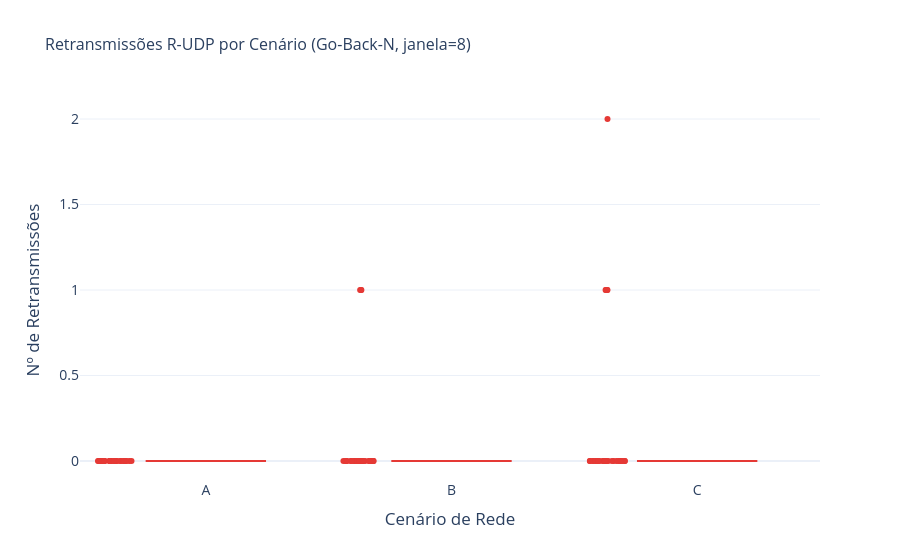

Source (notebook cell):
### Markdown cell above
## Figura 3 — Retransmissões R-UDP por Cenário

Go-Back-N com janela deslizante de 8 segmentos. O alto desvio padrão nos cenários B e C reflete a natureza estocástica da perda de pacotes: algumas rodadas passam sem retransmissão nenhuma; outras acumulam múltiplos timeouts de 0,5 s.

### Code cell
rudp = cli[cli['mode'] == 'RUDP'].copy()

fig3 = px.box(
    rudp,
    x='scenario', y='num_retransmissions',
    category_orders=SCENARIO_ORDER,
    title='Retransmissões R-UDP por Cenário (Go-Back-N, janela=8)',
    labels={
        'num_retransmissions': 'Nº de Retransmissões',
        'scenario':            'Cenário de Rede',
    },
    color_discrete_sequence=[COLORS['RUDP']],
    points='all',
)
fig3.update_layout(
    template='plotly_white',
    font=dict(size=14),
    title_font_size=16,
)
fig3.show()

### Figure 1 — Plotly figure (JSON) as saved in the notebook; plotly's stock layout.template omitted (floating-point values rounded to 4 significant figures)
{"data": [{"alignmentgroup": "True", "boxpoints": "all", "hovertemplate": "Cenário de Rede=%{x}<br>Nº de Retransmissões=%{y}<extra></extra>", "legendgroup": "", "marker": {"color": "#E53935"}, "name": "", "notched": false, "offsetgroup": "", "orientation": "v", "showlegend": false, "type": "box", "x": ["A", "B", "C", "A", "B", "C", "A", "B", "C", "A", "B", "C", "A", "B", "C", "A", "B", "C", "A", "B", "C", "A", "B", "C", "A", "B", "C", "A", "B", "C", "A", "B", "C", "A", "B", "C", "A", "B", "C", "A", "B", "C", "A", "B", "C", "A", "B", "C", "A", "B", "C", "A", "B", "C", "A", "B", "C", "A", "B", "C", "A", "B", "C", "A", "B", "C", "A", "B", "C", "A", "B", "C", "A", "B", "C", "A", "B", "C", "A", "B", "C", "A", "B", "C", "A", "B", "C", "A", "B", "C"], "x0": " ", "xaxis": "x", "y": [0, 0, 0, 0, 0, 0, 0, 0, 0, 0, 0, 2, 0, 1, 0, 0, 0, 0, 0, 0, 0, 0, 0, 0, 0, 0, 0, 0, 0, 1, 0, 0, 0, 0, 1, 0, 0, 0, 0, 0, 0, 0, 0, 0, 1, 0, 1, 1, 0, 0, 0, 0, 0, 0, 0, 0, 0, 0, 0, 0, 0, 0, 0, 0, 0, 0, 0, 0, 0, 0, 0, 0, 0, 0, 1, 0, 0, 0, 0, 0, 0, 0, 0, 0, 0, 0, 0, 0, 0, 0], "y0": " ", "yaxis": "y"}], "layout": {"boxmode": "group", "font": {"size": 14}, "legend": {"tracegroupgap": 0}, "title": {"font": {"size": 16}, "text": "Retransmissões R-UDP por Cenário (Go-Back-N, janela=8)"}, "xaxis": {"anchor": "y", "categoryarray": ["A", "B", "C"], "categoryorder": "array", "domain": [0, 1], "title": {"text": "Cenário de Rede"}}, "yaxis": {"anchor": "x", "domain": [0, 1], "title": {"text": "Nº de Retransmissões"}}}}
